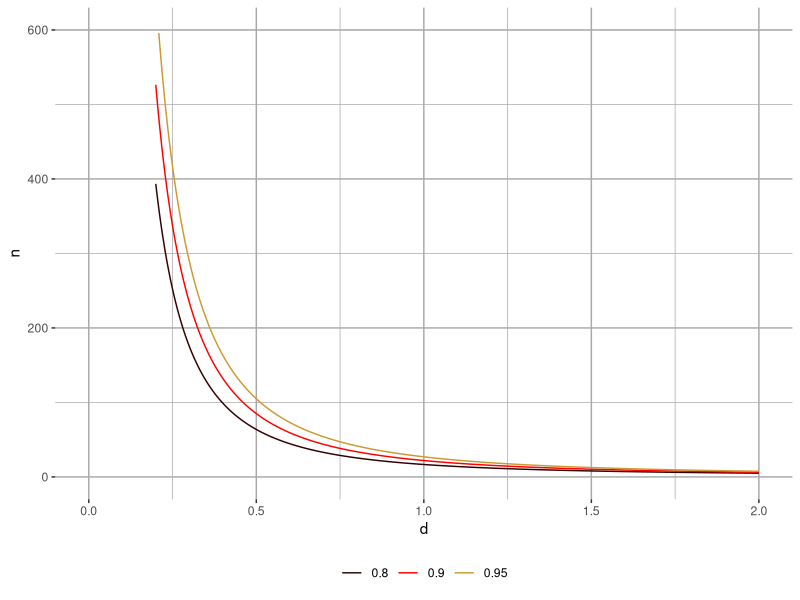
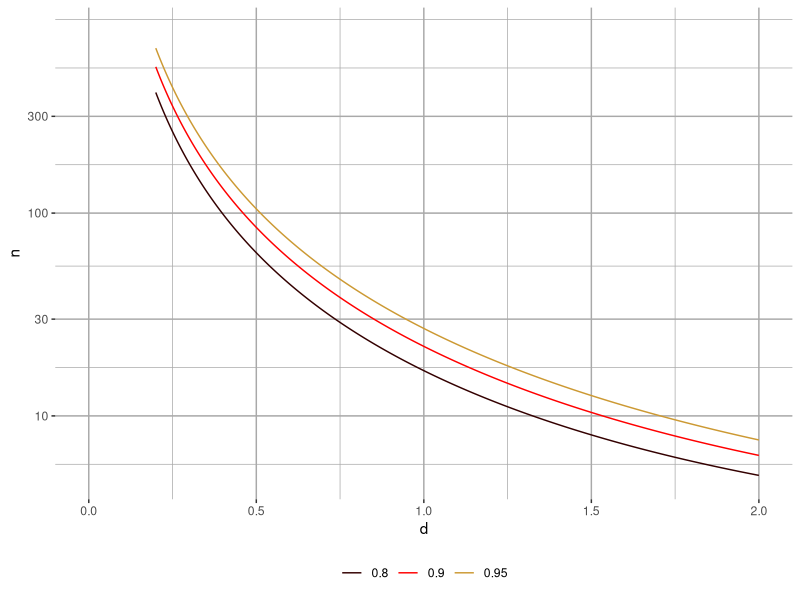
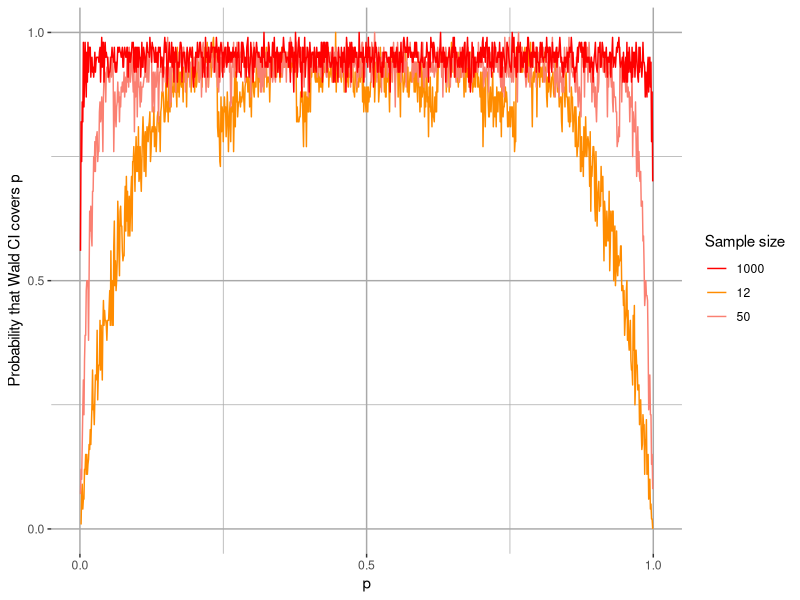

Here is the R script that generated these plots, in order:
## ---- chunk 1
setwd("/Users/elizabethnemetichipkes/Desktop/R for BMI510")
library(tidyverse)
library(pwr)
library(ggplot2)
## ---- chunk 2

# Q1
min_samplesize_func <- function(d, power) {
  power.t.test(d = d, power = power)$n
}

#Q2
# define power levels and effect sizes aka d
power_levels <- c(0.8, 0.9, 0.95)
d <- seq(0.2, 2.0, 0.001)

df <- expand.grid(d = d, power = power_levels)
df$n <- mapply(min_samplesize_func, df$d, df$power)

# create linear plot
linear_plot <- ggplot(df, aes(x = d, y = n, color = factor(power))) +
  geom_line() +
  scale_color_manual(values = c("#330000", "red", "#CC9933")) +
  scale_x_continuous(limits = c(0, 2), breaks = seq(0, 2, 0.5)) +
  scale_y_continuous(limits = c(0, 600), breaks = seq(0, 600, 200)) +
  xlab("d") +
  ylab("n") +
  theme(panel.background = element_rect(fill = "white"), 
        panel.grid.major = element_line(color = "darkgrey"), 
        panel.grid.minor = element_line(color = "darkgrey"),
        legend.position = "bottom",
        legend.title = element_blank())

linear_plot

d <- seq(0.2, 2.0, 0.5)
# create log plot
log_plot <- ggplot(df, aes(x = d, y = n, color = factor(power))) +
  geom_line() +
  scale_color_manual(values = c("#330000", "red", "#CC9933")) +
  scale_x_continuous(limits = c(0, 2), breaks = seq(0, 2, 0.5)) +
  scale_y_log10(limits = c(5,800), breaks = c(10, 30, 100, 300)) +
  xlab("d") +
  ylab("n") +
  theme(panel.background = element_rect(fill = "white"), 
        panel.grid.major = element_line(color = "darkgrey"), 
        panel.grid.minor = element_line(color = "darkgrey"),
        legend.position = "bottom",
        legend.title = element_blank())

log_plot

## ---- chunk 3

m <- 35  #promotions
n <- 13  #failures
t <- 24  #total (not 48 bc drawn from left column)
x <- 21  #top left cell

prob_promote_male <- dhyper(x, m, n, t)
prob_promote_male

#create a matrix
cont_table <- matrix(c(21, 3, 24, 14, 10, 24, 35, 13, 48), nrow = 3, ncol = 3, byrow = TRUE)
rownames(cont_table) <- c("promote", "hold", "total")
colnames(cont_table) <- c("male", "female", "total")
# View(cont_table)

# Calculate probabilities for all cells
prob_hold_male <- dhyper(3, 13, 35, 24) 
prob_promote_female <- dhyper(14, 35, 13, 24)
prob_hold_female <- dhyper(10, 13, 35, 24)

# Chisq test
chisq <- chisq.test(cont_table)
p_value <- chisq$p.value

## ---- chunk 4

# Write a function waldci(p_hat,n,alpha) that returns the upper and lower bounds of a Wald confidence interval for the probability of success for a sample of size with observed successes.
waldci <- function(p_hat, n, alpha) {
  z_value <- qnorm(1 - alpha/2)
  upper_bound <- p_hat + z_value*sqrt(p_hat*(1-p_hat)/n)
  lower_bound <- p_hat - z_value*sqrt(p_hat*(1-p_hat)/n)
  return(c(lower_bound, upper_bound))
}

# Write a function coverageProb(p,n_trials,n_replicates,alpha) that simulates n_replicates Bernoulli trials of n_trials each with probability of success p , calculates a Wald confidence interval for each, and returns the proportion of the confidence intervals that actually contain the true underlying success probability p

coverageProb <- function(p, n_trials, n_replicates, alpha) {
  simulate_bern_trials <- replicate(n_replicates, rbinom(n_trials, 1, p))
  
  p_hat <- apply(simulate_bern_trials, 2, mean)
  standard_error <- sqrt(p_hat*(1-p_hat)/n_trials)
  
  waldci_vals <- waldci(p_hat, n_trials, alpha)
  
  z_value <- qnorm(1 - alpha/2)
  lower_bound <- p_hat - z_value*standard_error
  upper_bound <- p_hat + z_value*standard_error
  
  coverage <- sapply(1:n_replicates, function(i) {
    p >= lower_bound[i] & p <= upper_bound[i]
    # p >= waldci_vals[1] & p <= waldci_vals[2]
  })
  
  proportion_coverage <- sum(coverage)/n_replicates
  return(proportion_coverage)
}

p_values <- seq(0.001, 0.999, by = 0.001)
n_trials <- 50
n_replicates <- 100
alpha <- 0.05

sample12 = c()
sample50 = c()
sample1000 = c()

for (val in p_values){
  sample12 <- append(sample12, coverageProb(val, 12, n_replicates, alpha))
  sample50 <- append(sample50, coverageProb(val, 50, n_replicates, alpha))
  sample1000 <- append(sample1000, coverageProb(val, 1000, n_replicates, alpha))

  }

library(ggplot2)
df <- data.frame(p_values, sample12, sample50, sample1000)
colors <- c("12" = "darkorange", "50" = "salmon", "1000" = "red")
wald_ci_plot <- ggplot(df, aes(x = p_values)) +
  geom_line(aes(y = sample12, color = "12"), size = 0.5) + 
  geom_line(aes(y = sample50, color="50"), size = 0.5) +
  geom_line(aes(y = sample1000, color="1000"), size = 0.5) +
  labs(x = "p",
        y = "Probability that Wald CI covers p",
        color = "Sample size") +
  # scale_color_manual(values = c("darkorange", "salmon", "red")) +
  scale_x_continuous(limits = c(0, 1), breaks = seq(0, 1, 0.5)) +
  scale_y_continuous(limits = c(0, 1), breaks = seq(0, 1, 0.5)) +
  theme(panel.background = element_rect(fill = "white"), 
        panel.grid.major = element_line(color = "darkgrey"), 
        panel.grid.minor = element_line(color = "darkgrey"),
        legend.position = "right")+
  scale_color_manual(values = colors)

wald_ci_plot
